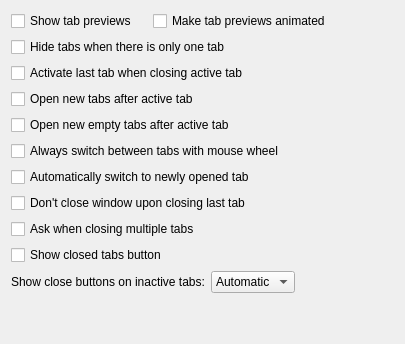
             <widget class="QWidget" name="tabsBehaviourPage">
              <attribute name="title">
               <string>Tabs behaviour</string>
              </attribute>
              <layout class="QVBoxLayout" name="verticalLayout_2">
               <item>
                <layout class="QHBoxLayout" name="horizontalLayout_15">
                 <item>
                  <widget class="QCheckBox" name="showTabPreviews">
                   <property name="text">
                    <string>Show tab previews</string>
                   </property>
                  </widget>
                 </item>
                 <item>
                  <spacer name="horizontalSpacer_5">
                   <property name="orientation">
                    <enum>Qt::Horizontal</enum>
                   </property>
                   <property name="sizeType">
                    <enum>QSizePolicy::Fixed</enum>
                   </property>
                   <property name="sizeHint" stdset="0">
                    <size>
                     <width>10</width>
                     <height>20</height>
                    </size>
                   </property>
                  </spacer>
                 </item>
                 <item>
                  <widget class="QCheckBox" name="animatedTabPreviews">
                   <property name="text">
                    <string>Make tab previews animated</string>
                   </property>
                  </widget>
                 </item>
                 <item>
                  <spacer name="horizontalSpacer_16">
                   <property name="orientation">
                    <enum>Qt::Horizontal</enum>
                   </property>
                   <property name="sizeHint" stdset="0">
                    <size>
                     <width>63</width>
                     <height>13</height>
                    </size>
                   </property>
                  </spacer>
                 </item>
                </layout>
               </item>
               <item>
                <widget class="QCheckBox" name="hideTabsOnTab">
                 <property name="text">
                  <string>Hide tabs when there is only one tab</string>
                 </property>
                </widget>
               </item>
               <item>
                <widget class="QCheckBox" name="activateLastTab">
                 <property name="text">
                  <string>Activate last tab when closing active tab</string>
                 </property>
                </widget>
               </item>
               <item>
                <widget class="QCheckBox" name="openNewTabAfterActive">
                 <property name="text">
                  <string>Open new tabs after active tab</string>
                 </property>
                </widget>
               </item>
               <item>
                <widget class="QCheckBox" name="openNewEmptyTabAfterActive">
                 <property name="text">
                  <string>Open new empty tabs after active tab</string>
                 </property>
                </widget>
               </item>
               <item>
                <widget class="QCheckBox" name="alwaysSwitchTabsWithWheel">
                 <property name="text">
                  <string>Always switch between tabs with mouse wheel</string>
                 </property>
                </widget>
               </item>
               <item>
                <widget class="QCheckBox" name="switchToNewTabs">
                 <property name="text">
                  <string>Automatically switch to newly opened tab</string>
                 </property>
                </widget>
               </item>
               <item>
                <widget class="QCheckBox" name="dontCloseOnLastTab">
                 <property name="text">
                  <string>Don't close window upon closing last tab</string>
                 </property>
                </widget>
               </item>
               <item>
                <widget class="QCheckBox" name="askWhenClosingMultipleTabs">
                 <property name="text">
                  <string>Ask when closing multiple tabs</string>
                 </property>
                </widget>
               </item>
               <item>
                <widget class="QCheckBox" name="showClosedTabsButton">
                 <property name="text">
                  <string>Show closed tabs button</string>
                 </property>
                </widget>
               </item>
               <item>
                <layout class="QHBoxLayout" name="horizontalLayout_21">
                 <item>
                  <widget class="QLabel" name="label_65">
                   <property name="text">
                    <string>Show close buttons on inactive tabs:</string>
                   </property>
                  </widget>
                 </item>
                 <item>
                  <widget class="QComboBox" name="showCloseOnInactive">
                   <item>
                    <property name="text">
                     <string>Automatic</string>
                    </property>
                   </item>
                   <item>
                    <property name="text">
                     <string>Always</string>
                    </property>
                   </item>
                   <item>
                    <property name="text">
                     <string>Never</string>
                    </property>
                   </item>
                  </widget>
                 </item>
                 <item>
                  <spacer name="horizontalSpacer_30">
                   <property name="orientation">
                    <enum>Qt::Horizontal</enum>
                   </property>
                   <property name="sizeType">
                    <enum>QSizePolicy::Expanding</enum>
                   </property>
                   <property name="sizeHint" stdset="0">
                    <size>
                     <width>40</width>
                     <height>20</height>
                    </size>
                   </property>
                  </spacer>
                 </item>
                </layout>
               </item>
               <item>
                <spacer name="verticalSpacer_8">
                 <property name="orientation">
                  <enum>Qt::Vertical</enum>
                 </property>
                 <property name="sizeHint" stdset="0">
                  <size>
                   <width>20</width>
                   <height>40</height>
                  </size>
                 </property>
                </spacer>
               </item>
              </layout>
             </widget>
